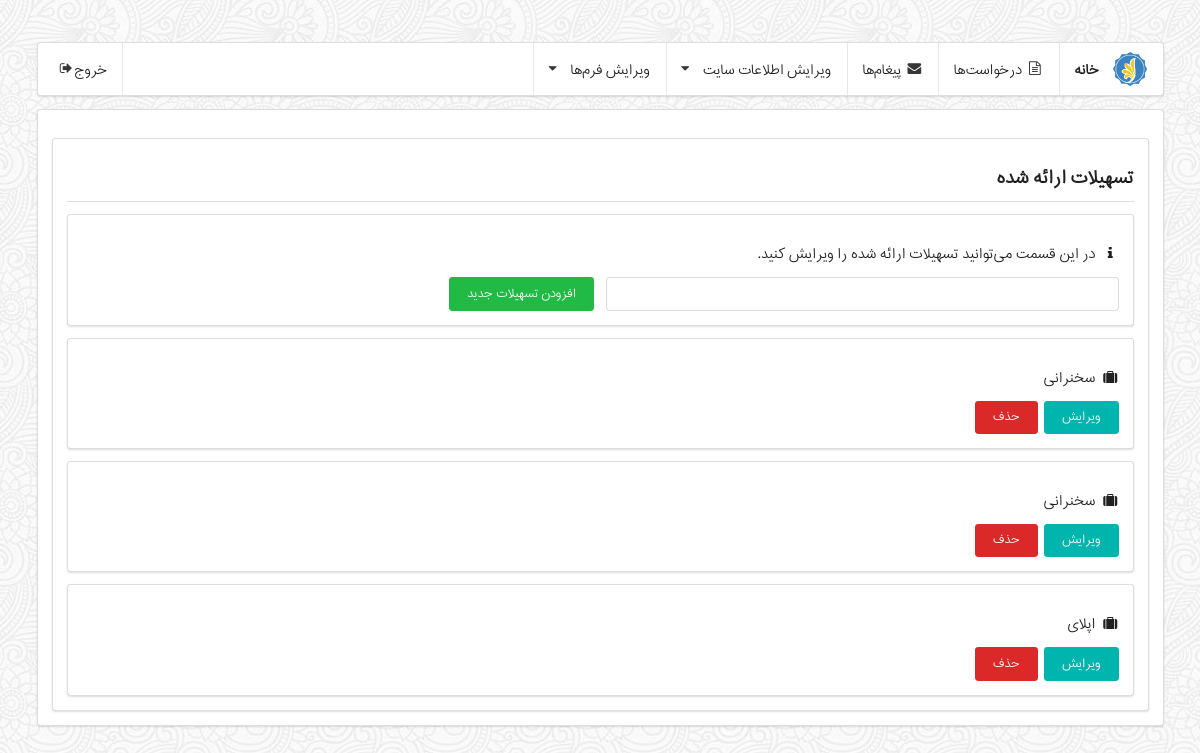
Before: /manager/facilities/ (signed in) with the older database file.
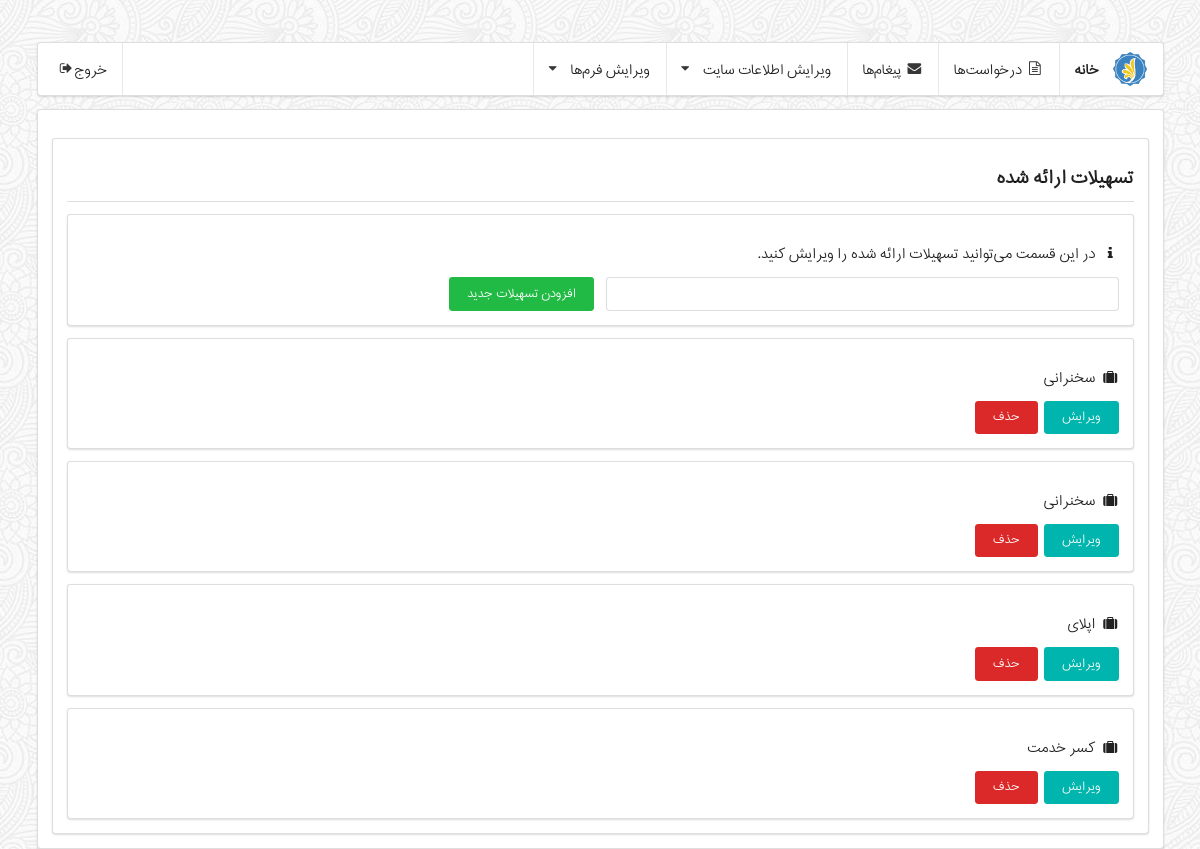
After: the same page with the newer database file.
### association/models.py (models this page shows, shortened)
class Facility(models.Model):
    class Meta:
        verbose_name = _('Facility')
        verbose_name_plural = _('Facilities')
    title = models.CharField(
        _('Title'),
        max_length=200,
    )

### manager/views.py (the view, shortened to what this page needs)
# urls.py: url(r'facilities/$', 'manager.views.facilities'),
@user_passes_test(is_manager, login_url='/manager/login/', redirect_field_name=None)
@login_required(login_url='/manager/')
def facilities(request):
    if request.method == "GET":
        form = FacilityForm()
        return render(request, 'manager/manager-dashboard-facilities.html', {
            'form': form,
            'facilities': Facility.objects.all()
        })

### manager/forms.py
class FacilityForm(forms.ModelForm):
    class Meta:
        model = Facility
        fields = ['title']

### manager/views.py (called while the page is built)
def is_manager(user):
    if user.is_superuser:
        return True
    else:
        return False

### templates/manager/manager-dashboard-facilities.html (shortened to what this page needs)
{% extends 'manager/manager-base.html' %}
{% load filters %}
{% load staticfiles %}
{% block segment %}
    <div class="ui segment">
        <div class="ui dividing header">
            تسهیلات ارائه شده
        </div>
        <div class="ui segment">
            <p><i class="info icon"></i>
                در این قسمت می‌توانید تسهیلات ارائه شده را ویرایش کنید.
            </p>
            <form method="POST" action="/manager/facilities/" class="ui form">
                <div class="two fields">
                    <div class="ui input field">
                        {{ form.title }}
                    </div>
                    <div class="ui input field">
                        <button class="ui green button" type="submit">
                        افزودن تسهیلات جدید
                    </button>
                    </div>
                </div>
            </form>
        </div>
        {% for facility in facilities %}
            <div class="ui segment">
                <p><i class="suitcase icon"></i>
                    {{ facility.title }}
                </p>
                <a class="ui teal button" href="/manager/facilities/edit/{{ facility.id }}/">
                    ویرایش
                </a>
                <a class="ui red button" href="/manager/facilities/delete/{{ facility.id }}/">
                    حذف
                </a>
            </div>
        {% endfor %}
    </div>
{% endblock %}

### templates/manager/manager-base.html (shortened to what this page needs)
{% load staticfiles %}
<!DOCTYPE html>
<html lang="fa">
<head>
    <link rel="stylesheet" type="text/css" href="{% static 'semantic/semantic.rtl.min.css' %}">
    <link rel="stylesheet" type="text/css" href="{% static 'stylesheets/global.css' %}">
    <link rel="stylesheet" type="text/css" href="{% static 'stylesheets/user-dashboard.css' %}">
</head>
<body id="dashboard">
<div class="mainmenu ui container">
    <div class="ui stackable pointing large menu">
        <a href="/manager/" class="header item">
            <img class="logo" src="{% static 'images/logo.png' %}">
            خانه
        </a>
        <a href="/manager/requests/" class="item">
            <i class="icon file text outline"></i>
            درخواست‌ها
        </a>
        <a href="/manager/messages/" class="item">
            <i class="icon mail"></i>
            پیغام‌ها
        </a>
        <div class="ui pointing dropdown item">
            ویرایش اطلاعات سایت
            <i class="dropdown icon"></i>
        </div>
        <div class="ui pointing dropdown item">
            ویرایش فرم‌ها
            <i class="dropdown icon"></i>
        </div>
        <div class="right menu">
            <a href="/manager/logout/" class="item">
                خروج
                <i class="icon sign out"></i>
            </a>
        </div>
    </div>
    <div class="ui segment">
        {% block segment %}
        {% endblock %}
    </div>
</div>
</body>
</html>

### static/stylesheets/global.css (style rules this page uses)
html { font-size: 12px; }
html[lang="fa"], html[lang="ar"] { direction: rtl; }
*:not(i) { font-family: 'MyTest', 'Lato', Tahoma, sans-serif !important; font-weight: normal; }
body { background-size: cover; background: #DADADA url('../images/symphony.png') fixed; -webkit-font-smoothing: antialiased; }
.ui.button { font-weight: normal; padding-bottom: 0.99em; }

### static/stylesheets/user-dashboard.css (style rules this page uses)
.mainmenu.container { padding-top: 3em; }
.stackable.menu .item img.logo { margin-left: 1em; }
.ui.segment { padding-top: 2em; }
.ui.dividing.header { padding-bottom: .75em; }

Changed rows visible on the page:
added Facility: title "کسر خدمت"
